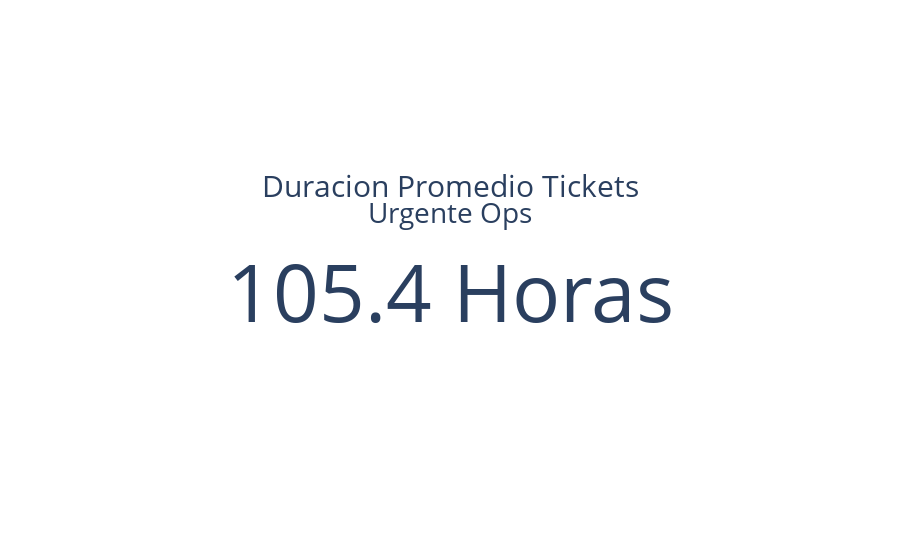

This figure's notebook cell:
### Code cell
# Tarjeta que muestra la duracion promedio de los tickets urgente recibidos por Operaciones

fig = go.Figure()

fig.add_trace(go.Indicator(
    mode = "number",
    value = tickets_ops_time[tickets_ops_time['t_finalizado'] == True].describe()['Duracion_Ticket_horas']['mean'],
    number = {'suffix' : ' Horas'},
    title = {"text": "<span style='font-size:1.5em'>Duracion Promedio Tickets</span><br><span style='font-size:1.4em'>Urgente Ops</span><br>"},
    domain = {'x': [1, 1], 'y': [1, 1]}))

### Figure 1 — Plotly figure (JSON) as saved in the notebook; plotly's stock layout.template omitted (floating-point values rounded to 4 significant figures)
{"data": [{"domain": {"x": [1, 1], "y": [1, 1]}, "mode": "number", "number": {"suffix": " Horas"}, "title": {"text": "<span style='font-size:1.5em'>Duracion Promedio Tickets</span><br><span style='font-size:1.4em'>Urgente Ops</span><br>"}, "type": "indicator", "value": 105.4}], "layout": {}}
